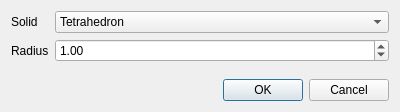
<?xml version="1.0" encoding="UTF-8"?>
<ui version="4.0">
 <class>PlatonicSolidParametersDialog</class>
 <widget class="QDialog" name="PlatonicSolidParametersDialog">
  <property name="windowModality">
   <enum>Qt::ApplicationModal</enum>
  </property>
  <property name="geometry">
   <rect>
    <x>0</x>
    <y>0</y>
    <width>400</width>
    <height>112</height>
   </rect>
  </property>
  <property name="minimumSize">
   <size>
    <width>400</width>
    <height>112</height>
   </size>
  </property>
  <property name="windowTitle">
   <string>Platonic Solid Parameters</string>
  </property>
  <layout class="QGridLayout" name="gridLayout">
   <item row="0" column="0">
    <layout class="QFormLayout" name="formLayout">
     <item row="0" column="0">
      <widget class="QLabel" name="solidLabel">
       <property name="text">
        <string>Solid</string>
       </property>
      </widget>
     </item>
     <item row="0" column="1">
      <widget class="QComboBox" name="solidComboBox">
       <item>
        <property name="text">
         <string>Tetrahedron</string>
        </property>
       </item>
       <item>
        <property name="text">
         <string>Cube</string>
        </property>
       </item>
       <item>
        <property name="text">
         <string>Octahedron</string>
        </property>
       </item>
       <item>
        <property name="text">
         <string>Dodecahedron</string>
        </property>
       </item>
       <item>
        <property name="text">
         <string>Icosahedron</string>
        </property>
       </item>
      </widget>
     </item>
     <item row="1" column="0">
      <widget class="QLabel" name="radiusLabel">
       <property name="text">
        <string>Radius</string>
       </property>
      </widget>
     </item>
     <item row="1" column="1">
      <widget class="QDoubleSpinBox" name="radiusDoubleSpinBox">
       <property name="singleStep">
        <double>0.010000000000000</double>
       </property>
       <property name="value">
        <double>1.000000000000000</double>
       </property>
      </widget>
     </item>
    </layout>
   </item>
   <item row="1" column="0">
    <widget class="QDialogButtonBox" name="buttonBox">
     <property name="orientation">
      <enum>Qt::Horizontal</enum>
     </property>
     <property name="standardButtons">
      <set>QDialogButtonBox::Cancel|QDialogButtonBox::Ok</set>
     </property>
    </widget>
   </item>
  </layout>
 </widget>
 <resources/>
 <connections>
  <connection>
   <sender>buttonBox</sender>
   <signal>accepted()</signal>
   <receiver>PlatonicSolidParametersDialog</receiver>
   <slot>accept()</slot>
   <hints>
    <hint type="sourcelabel">
     <x>248</x>
     <y>254</y>
    </hint>
    <hint type="destinationlabel">
     <x>157</x>
     <y>274</y>
    </hint>
   </hints>
  </connection>
  <connection>
   <sender>buttonBox</sender>
   <signal>rejected()</signal>
   <receiver>PlatonicSolidParametersDialog</receiver>
   <slot>reject()</slot>
   <hints>
    <hint type="sourcelabel">
     <x>316</x>
     <y>260</y>
    </hint>
    <hint type="destinationlabel">
     <x>286</x>
     <y>274</y>
    </hint>
   </hints>
  </connection>
 </connections>
</ui>
